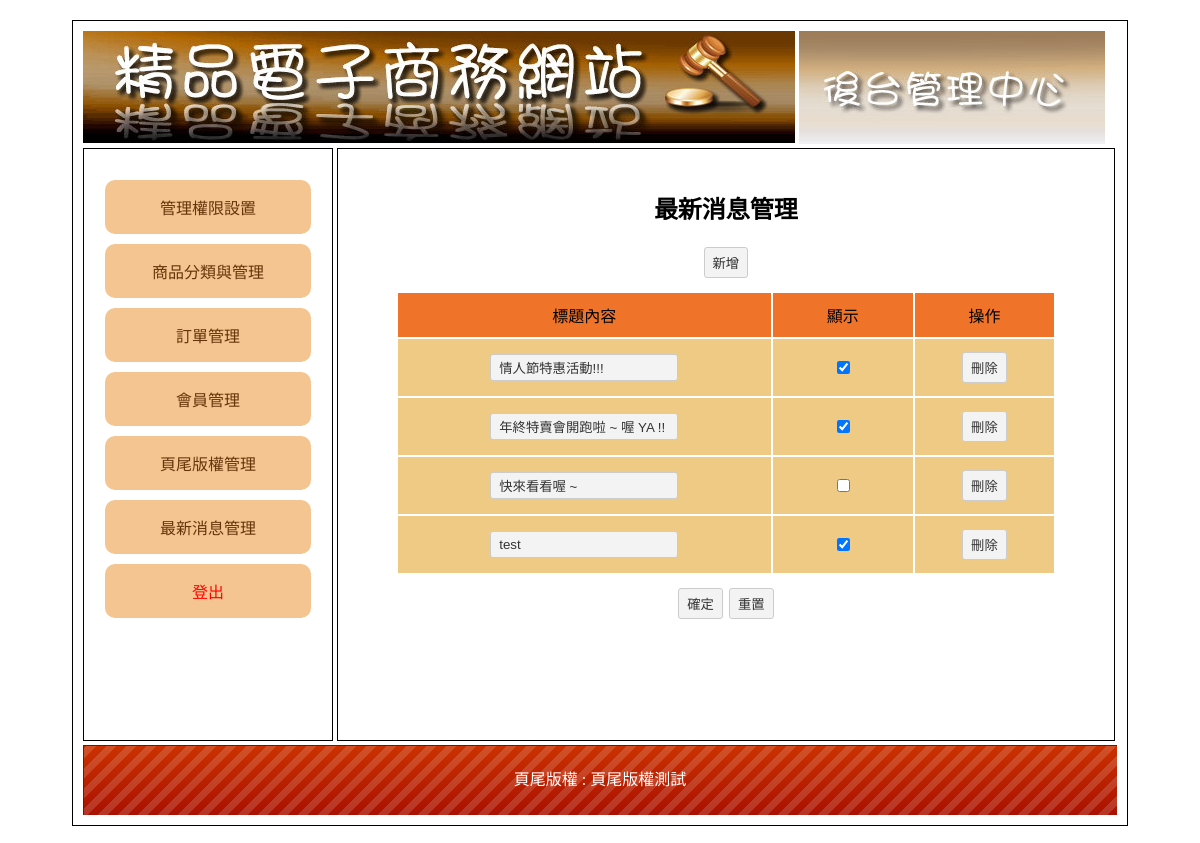
The page /admin.php?do=news on the database its author committed.
### tables this page shows
CREATE TABLE `ad` (
  `id` int(10) UNSIGNED NOT NULL,
  `text` text NOT NULL,
  `sh` tinyint(1) UNSIGNED NOT NULL DEFAULT 1
);

CREATE TABLE `bottom` (
  `id` int(10) UNSIGNED NOT NULL,
  `text` text NOT NULL
);

### api/base.php (called while the page is built, shortened)
<?php
class DB
{
    protected $table;
    protected $dsn = "mysql:host=localhost;charset=utf8;dbname=db40";
    protected $pdo;
    function __construct($table)
    {
        $this->pdo = new PDO($this->dsn,'root','');
        $this->table = $table;
    }
    function all(...$arg){
        $sql = "select * from $this->table ";
        return $this->pdo->query($sql)->fetchAll(PDO::FETCH_ASSOC);
    }
    function find($id){
        $sql = "select * from $this->table ";
        if(is_array($id)){
            $tmp = $this->arrSql($id);
            $sql .="where ".join(" && ",$tmp);
        }else{
            $sql .="where id = $id";
        }
        return $this->pdo->query($sql)->fetch(PDO::FETCH_ASSOC);
    }
}
$Ad = new DB('ad');
$Bottom = new DB('bottom');
$bot = $Bottom->find(1);

### back/news.php (the view, shortened to what this page needs)
<h2 class="ct">最新消息管理</h2>
<div class="ct"><button onclick="add()">新增</button></div>
<form action="api/news.php" method="post">
    <table class="all">
        <tr class="ct tt">
            <td >標題內容</td>
            <td >顯示</td>
            <td >操作</td>
        </tr>
        <?php
        $rows = $Ad->all();
        foreach($rows as $row){
            $sh = ($row['sh'] ==1)?'checked':'';
        ?>
        <tr class="ct pp">
            <td>
                <input type="text" name="ads[]"  value="<?=$row['text']?>">
            </td>
            <td>
                <input type="checkbox" name="sh[]" value="<?= $row['id'] ?>" <?= $sh ?>>
            </td>
            <td>
                <button type="button" onclick="adDel(this,<?=$row['id']?>)">刪除</button>
            </td>
        </tr>
        <?php } ?>
    </table>
<div class="ct">
    <input type="submit" value="確定"><input type="reset" value="重置">
</div>
</form>

### admin.php (shortened to what this page needs)
<?php include_once "api/base.php" ?>
<!DOCTYPE html PUBLIC "-//W3C//DTD XHTML 1.0 Transitional//EN" "http://www.w3.org/TR/xhtml1/DTD/xhtml1-transitional.dtd">
<html xmlns="http://www.w3.org/1999/xhtml">
<head>
    <link href="./css/css.css" rel="stylesheet" type="text/css">
</head>
<body>
	<div id="main">
		<div id="top">
			<a href="index.php">
				<img src="./icon/0416.jpg">
			</a>
			<img src="./icon/0417.jpg">
		</div>
		<div id="left" class="ct">
			<div style="min-height:400px;">
				<a href="?do=admin">管理權限設置</a>
				<a href="?do=th">商品分類與管理</a>
				<a href="?do=ord">訂單管理</a>
				<a href="?do=mem">會員管理</a>
				<a href="?do=bot">頁尾版權管理</a>
				<a href="?do=news">最新消息管理</a>
				<a href="logout.php?tab=admin" style="color:#f00;">登出</a>
			</div>
		</div>
		<div id="right">
			<?php
			$do = $_GET['do'] ?? "admin";
			$file = "back/$do.php";
			if (file_exists($file)) {
				include_once $file;
			} else {
				include_once "back/admin.php";
			}
			?>
		</div>
		<div id="bottom" style="line-height:70px; color:#FFF; background:url(icon/bot.png);" class="ct">
			頁尾版權 : <?= $bot['text'] ?>
		</div>
	</div>
</body>
</html>

### css/css.css (style rules this page uses)
body { font-family:"微軟正黑體"; }
#main { width:1034px; padding:10px; margin:20px auto 20px auto; border:#000 solid 1px; min-height:768px; }
#top a { color:#CE631C; text-decoration:none; }
#left { display:inline-block; width:20%; padding:2%; height:550px; overflow: auto; vertical-align:top; border:#000 1px solid; }
#left a { display:block; padding:15px 5px 15px 5px; text-decoration:none; background:#F4C591; margin:10px auto 10px auto; color:#65350A; border-radius: 10px; }
.ct { text-align:center; }
#right { display:inline-block; width:71%; padding:2%; height:550px; overflow: auto; border:#000 1px solid; }
#bottom { height:70px; background:url(icon/bot.png); background-size:cover; }
.all { width:90%; margin:10px auto 10px auto; }
.all td { min-width:60px; padding:10px; }
.tt { background:#EF7429; }
.tt td { background:#EF7429; }
.pp { background:#EFCA85; }
.pp td { background:#EFCA85; }
input[type=text],input[type=password],input[type=submit],button,.button,input[type=reset],input[type=button],select，textarea,input[type=number] { background:#F3F3F3; border:#CCC 1px solid; border-radius:3px; padding:5px 8px 5px 8px; text-decoration:none; margin:3px; color:#333; }
input[type=text],input[type=password] { width:170px; }
button { cursor: pointer; }

### rows shown on the page
ad: text "情人節特惠活動!!!"
ad: text "年終特賣會開跑啦 ~ 喔 YA !!"
ad: text "快來看看喔 ~"
ad: text "test"
bottom: text "頁尾版權測試"
